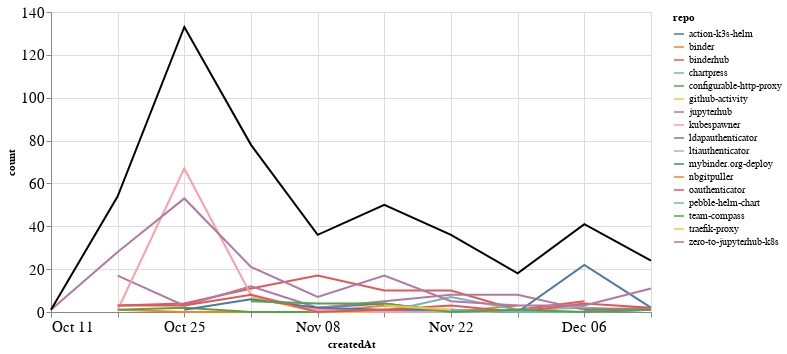

Notebook code for this chart:
### Markdown cell above
### Comments

### Code cell
comments_time = comments.groupby('repo').resample('W', on='createdAt').count()['author'].reset_index()
comments_time = comments_time.rename(columns={'author': 'count'})
comments_time_total = comments_time.groupby('createdAt').agg({"count": "sum"}).reset_index()
ch1 = alt.Chart(comments_time, width=600).mark_line().encode(
    x='createdAt',
    y='count',
    color='repo',
    tooltip="repo"
)

ch2 = alt.Chart(comments_time_total, width=600).mark_line(color="black").encode(
    x='createdAt',
    y='count',
)

ch1 + ch2

### Figure 1 — Vega-Lite specification as saved in the notebook (floating-point values rounded to 4 significant figures)
{"config": {"axisLeft": {"labelFontSize": 15}, "axisBottom": {"labelFontSize": 15}}, "layer": [{"data": {"name": "data-8cf426d7078c121ff86331f3e5782c60"}, "mark": "line", "encoding": {"color": {"type": "nominal", "field": "repo"}, "tooltip": {"type": "nominal", "field": "repo"}, "x": {"type": "temporal", "field": "createdAt"}, "y": {"type": "quantitative", "field": "count"}}, "width": 600}, {"data": {"name": "data-dd2152dc1881de40230ce9eaba468ade"}, "mark": {"type": "line", "color": "black"}, "encoding": {"x": {"type": "temporal", "field": "createdAt"}, "y": {"type": "quantitative", "field": "count"}}, "width": 600}], "$schema": "https://vega.github.io/schema/vega-lite/v4.8.1.json", "datasets": {"data-8cf426d7078c121ff86331f3e5782c60": [{"repo": "action-k3s-helm", "createdAt": "2020-11-08T00:00:00", "count": 2}, {"repo": "action-k3s-helm", "createdAt": "2020-11-15T00:00:00", "count": 4}, {"repo": "action-k3s-helm", "createdAt": "2020-11-22T00:00:00", "count": 0}, {"repo": "action-k3s-helm", "createdAt": "2020-11-29T00:00:00", "count": 0}, {"repo": "action-k3s-helm", "createdAt": "2020-12-06T00:00:00", "count": 0}, {"repo": "action-k3s-helm", "createdAt": "2020-12-13T00:00:00", "count": 1}, {"repo": "binder", "createdAt": "2020-10-18T00:00:00", "count": 1}, {"repo": "binder", "createdAt": "2020-10-25T00:00:00", "count": 0}, {"repo": "binder", "createdAt": "2020-11-01T00:00:00", "count": 0}, {"repo": "binder", "createdAt": "2020-11-08T00:00:00", "count": 0}, {"repo": "binder", "createdAt": "2020-11-15T00:00:00", "count": 3}, {"repo": "binder", "createdAt": "2020-11-22T00:00:00", "count": 0}, {"repo": "binder", "createdAt": "2020-11-29T00:00:00", "count": 3}, {"repo": "binderhub", "createdAt": "2020-10-18T00:00:00", "count": 3}, {"repo": "binderhub", "createdAt": "2020-10-25T00:00:00", "count": 4}, {"repo": "binderhub", "createdAt": "2020-11-01T00:00:00", "count": 11}, {"repo": "binderhub", "createdAt": "2020-11-08T00:00:00", "count": 17}, {"repo": "binderhub", "createdAt": "2020-11-15T00:00:00", "count": 10}, {"repo": "binderhub", "createdAt": "2020-11-22T00:00:00", "count": 10}, {"repo": "binderhub", "createdAt": "2020-11-29T00:00:00", "count": 1}, {"repo": "binderhub", "createdAt": "2020-12-06T00:00:00", "count": 5}, {"repo": "chartpress", "createdAt": "2020-11-08T00:00:00", "count": 1}, {"repo": "chartpress", "createdAt": "2020-11-15T00:00:00", "count": 0}, {"repo": "chartpress", "createdAt": "2020-11-22T00:00:00", "count": 7}, {"repo": "chartpress", "createdAt": "2020-11-29T00:00:00", "count": 1}, {"repo": "chartpress", "createdAt": "2020-12-06T00:00:00", "count": 2}, {"repo": "chartpress", "createdAt": "2020-12-13T00:00:00", "count": 1}, {"repo": "configurable-http-proxy", "createdAt": "2020-10-18T00:00:00", "count": 1}, {"repo": "configurable-http-proxy", "createdAt": "2020-10-25T00:00:00", "count": 2}, {"repo": "configurable-http-proxy", "createdAt": "2020-11-01T00:00:00", "count": 0}, {"repo": "configurable-http-proxy", "createdAt": "2020-11-08T00:00:00", "count": 0}, {"repo": "configurable-http-proxy", "createdAt": "2020-11-15T00:00:00", "count": 1}, {"repo": "github-activity", "createdAt": "2020-11-01T00:00:00", "count": 7}, {"repo": "github-activity", "createdAt": "2020-11-08T00:00:00", "count": 0}, {"repo": "github-activity", "createdAt": "2020-11-15T00:00:00", "count": 0}, {"repo": "github-activity", "createdAt": "2020-11-22T00:00:00", "count": 0}, {"repo": "github-activity", "createdAt": "2020-11-29T00:00:00", "count": 0}, {"repo": "github-activity", "createdAt": "2020-12-06T00:00:00", "count": 0}, {"repo": "github-activity", "createdAt": "2020-12-13T00:00:00", "count": 1}, {"repo": "jupyterhub", "createdAt": "2020-10-18T00:00:00", "count": 17}, {"repo": "jupyterhub", "createdAt": "2020-10-25T00:00:00", "count": 3}, {"repo": "jupyterhub", "createdAt": "2020-11-01T00:00:00", "count": 12}, {"repo": "jupyterhub", "createdAt": "2020-11-08T00:00:00", "count": 2}, {"repo": "jupyterhub", "createdAt": "2020-11-15T00:00:00", "count": 5}, {"repo": "jupyterhub", "createdAt": "2020-11-22T00:00:00", "count": 8}, {"repo": "jupyterhub", "createdAt": "2020-11-29T00:00:00", "count": 8}, {"repo": "jupyterhub", "createdAt": "2020-12-06T00:00:00", "count": 1}, {"repo": "jupyterhub", "createdAt": "2020-12-13T00:00:00", "count": 2}, {"repo": "kubespawner", "createdAt": "2020-10-18T00:00:00", "count": 1}, {"repo": "kubespawner", "createdAt": "2020-10-25T00:00:00", "count": 67}, {"repo": "kubespawner", "createdAt": "2020-11-01T00:00:00", "count": 8}, {"repo": "kubespawner", "createdAt": "2020-11-08T00:00:00", "count": 1}, {"repo": "kubespawner", "createdAt": "2020-11-15T00:00:00", "count": 0}, {"repo": "kubespawner", "createdAt": "2020-11-22T00:00:00", "count": 0}, {"repo": "kubespawner", "createdAt": "2020-11-29T00:00:00", "count": 1}, {"repo": "ldapauthenticator", "createdAt": "2020-12-06T00:00:00", "count": 1}, {"repo": "ldapauthenticator", "createdAt": "2020-12-13T00:00:00", "count": 1}, {"repo": "ltiauthenticator", "createdAt": "2020-11-15T00:00:00", "count": 1}, {"repo": "ltiauthenticator", "createdAt": "2020-11-22T00:00:00", "count": 0}, {"repo": "ltiauthenticator", "createdAt": "2020-11-29T00:00:00", "count": 0}, {"repo": "ltiauthenticator", "createdAt": "2020-12-06T00:00:00", "count": 3}, {"repo": "mybinder.org-deploy", "createdAt": "2020-10-25T00:00:00", "count": 1}, {"repo": "mybinder.org-deploy", "createdAt": "2020-11-01T00:00:00", "count": 6}, {"repo": "mybinder.org-deploy", "createdAt": "2020-11-08T00:00:00", "count": 2}, {"repo": "mybinder.org-deploy", "createdAt": "2020-11-15T00:00:00", "count": 1}, {"repo": "mybinder.org-deploy", "createdAt": "2020-11-22T00:00:00", "count": 1}, {"repo": "mybinder.org-deploy", "createdAt": "2020-11-29T00:00:00", "count": 0}, {"repo": "mybinder.org-deploy", "createdAt": "2020-12-06T00:00:00", "count": 22}, {"repo": "mybinder.org-deploy", "createdAt": "2020-12-13T00:00:00", "count": 2}, {"repo": "nbgitpuller", "createdAt": "2020-12-13T00:00:00", "count": 1}, {"repo": "oauthenticator", "createdAt": "2020-10-18T00:00:00", "count": 3}, {"repo": "oauthenticator", "createdAt": "2020-10-25T00:00:00", "count": 3}, {"repo": "oauthenticator", "createdAt": "2020-11-01T00:00:00", "count": 8}, {"repo": "oauthenticator", "createdAt": "2020-11-08T00:00:00", "count": 0}, {"repo": "oauthenticator", "createdAt": "2020-11-15T00:00:00", "count": 1}, {"repo": "oauthenticator", "createdAt": "2020-11-22T00:00:00", "count": 3}, {"repo": "oauthenticator", "createdAt": "2020-11-29T00:00:00", "count": 0}, {"repo": "oauthenticator", "createdAt": "2020-12-06T00:00:00", "count": 4}, {"repo": "oauthenticator", "createdAt": "2020-12-13T00:00:00", "count": 2}, {"repo": "pebble-helm-chart", "createdAt": "2020-11-22T00:00:00", "count": 1}, {"repo": "pebble-helm-chart", "createdAt": "2020-11-29T00:00:00", "count": 0}, {"repo": "pebble-helm-chart", "createdAt": "2020-12-06T00:00:00", "count": 0}, {"repo": "pebble-helm-chart", "createdAt": "2020-12-13T00:00:00", "count": 1}, {"repo": "team-compass", "createdAt": "2020-11-01T00:00:00", "count": 5}, {"repo": "team-compass", "createdAt": "2020-11-08T00:00:00", "count": 4}, {"repo": "team-compass", "createdAt": "2020-11-15T00:00:00", "count": 4}, {"repo": "team-compass", "createdAt": "2020-11-22T00:00:00", "count": 0}, {"repo": "team-compass", "createdAt": "2020-11-29T00:00:00", "count": 1}, {"repo": "team-compass", "createdAt": "2020-12-06T00:00:00", "count": 0}, {"repo": "team-compass", "createdAt": "2020-12-13T00:00:00", "count": 1}, {"repo": "traefik-proxy", "createdAt": "2020-11-15T00:00:00", "count": 3}, {"repo": "traefik-proxy", "createdAt": "2020-11-22T00:00:00", "count": 1}, {"repo": "zero-to-jupyterhub-k8s", "createdAt": "2020-10-11T00:00:00", "count": 1}, {"repo": "zero-to-jupyterhub-k8s", "createdAt": "2020-10-18T00:00:00", "count": 28}, {"repo": "zero-to-jupyterhub-k8s", "createdAt": "2020-10-25T00:00:00", "count": 53}, {"repo": "zero-to-jupyterhub-k8s", "createdAt": "2020-11-01T00:00:00", "count": 21}, {"repo": "zero-to-jupyterhub-k8s", "createdAt": "2020-11-08T00:00:00", "count": 7}, {"repo": "zero-to-jupyterhub-k8s", "createdAt": "2020-11-15T00:00:00", "count": 17}, {"repo": "zero-to-jupyterhub-k8s", "createdAt": "2020-11-22T00:00:00", "count": 5}, {"repo": "zero-to-jupyterhub-k8s", "createdAt": "2020-11-29T00:00:00", "count": 3}, {"repo": "zero-to-jupyterhub-k8s", "createdAt": "2020-12-06T00:00:00", "count": 3}, {"repo": "zero-to-jupyterhub-k8s", "createdAt": "2020-12-13T00:00:00", "count": 11}], "data-dd2152dc1881de40230ce9eaba468ade": [{"createdAt": "2020-10-11T00:00:00", "count": 1}, {"createdAt": "2020-10-18T00:00:00", "count": 54}, {"createdAt": "2020-10-25T00:00:00", "count": 133}, {"createdAt": "2020-11-01T00:00:00", "count": 78}, {"createdAt": "2020-11-08T00:00:00", "count": 36}, {"createdAt": "2020-11-15T00:00:00", "count": 50}, {"createdAt": "2020-11-22T00:00:00", "count": 36}, {"createdAt": "2020-11-29T00:00:00", "count": 18}, {"createdAt": "2020-12-06T00:00:00", "count": 41}, {"createdAt": "2020-12-13T00:00:00", "count": 24}]}}
